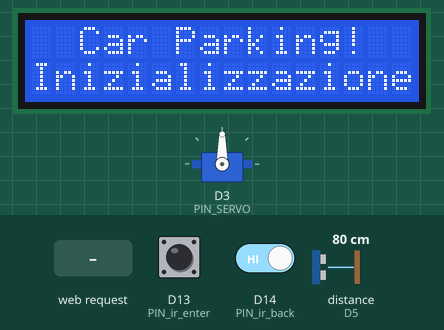
Recording of a sketch running on a simulated Arduino MKR. Shown: servo, 16×2 character LCD. Wiring (inferred from the names in the program): ultrasonic range finder: trigger D4; echo D5. The inputs (shaded band) are chosen by the test bench; at power-on: distance to the obstacle (sensor on D5) 80 cm, D14 (PIN_ir_back) HIGH, D13 (PIN_ir_enter) HIGH. The echo pulse lasts 58.3 µs per cm; WiFi joins after 1.5 s; servers stay silent unless stated; no MQTT or app messages arrive unless stated; what the sketch prints to the serial monitor is not drawn.

Above: at 7.8 s.
7.9 s: HTTP request GET /topic/car received
At 9.5 s:
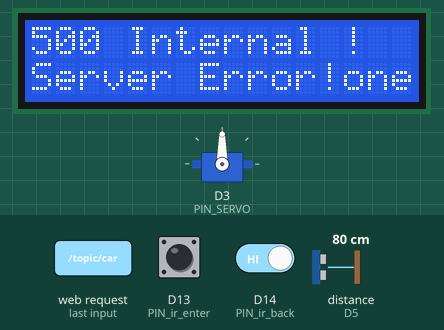
10.9 s: HTTP request GET /topic/car received
At 12.3 s:
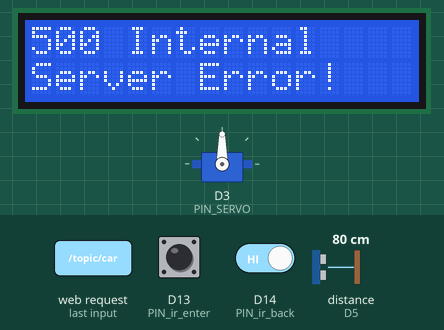
13.9 s: distance to the obstacle (sensor on D5) set to 2 cm
15.5 s: HTTP request GET /topic/car received
At 18.1 s:
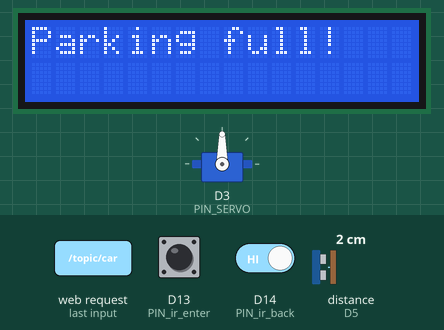
18.5 s: D14 (PIN_ir_back) driven LOW
21.5 s: D13 (PIN_ir_enter) pulsed LOW 5 times (0.12 s each, 0.3 s apart)
At 25.2 s:
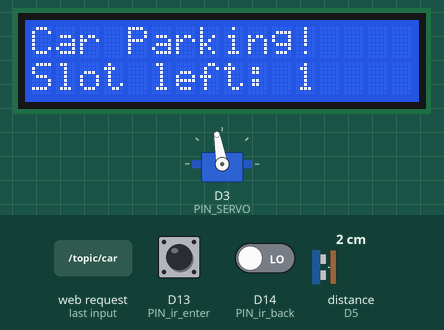
Timing chart, 0 to 25.5 s (numbered marks = the images above; inputs shaded):
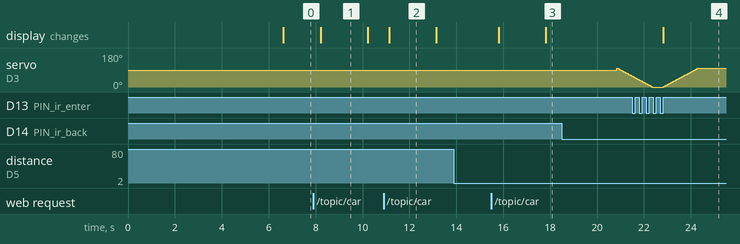

The sketch:

ProximaWebhook.ino
```cpp
#include <SPI.h>
#include <WiFi101.h>
#include <PubSubClient.h>
#include <LiquidCrystal.h>
#include <ArduinoJson.h>
#include <Servo.h>
#include "SR04.h"

#define PIN_SERVO 3
#define TRIG_PIN 4 //pin per sensore ultrasuono
#define ECHO_PIN 5 //pin per sensore ultrasuono
#define PIN_ir_enter 13 //sbarra ingresso
#define PIN_ir_back 14 //sbarra uscita

char ssid[] = "AngeloP";
char pass[] = "angelo123";
int keyIndex = 0;   // your network key Index number (needed only for WEP)
int status = WL_IDLE_STATUS;      //connection status
WiFiServer server(80);            //server socket
WiFiClient wifi;
PubSubClient clientMQTT(wifi);
IPAddress serverMQTT(192,168,43,137);  //192,168,43,137

SR04 sr04 = SR04(ECHO_PIN,TRIG_PIN);
long a;       //valore letto dal sensore ad ultrasuoni
int id=0,i;
int flag1=0,flag2=0;
int slot=-1;
boolean enableGate=false, flag3=false, mod=false;
unsigned long StartTime,CurrentTime,ElapsedTime;
Servo servo;
LiquidCrystal lcd(7, 8, 9, 10, 11, 12);

/* il client si connette alla Wi-Fi
 * client si connette al broker mqtt sulla porta 1883.
 * viene attivato un web_server su un determinato IP, sulla porta 80. */
void setup() {
  Serial.begin(9600);
  connect_WiFi();
  server.begin();
  printWifiStatus();

  pinMode(PIN_SERVO,OUTPUT);
  servo.attach(PIN_SERVO);
  clientMQTT.setServer(serverMQTT,1883);
  if(clientMQTT.connect("arduino1")){
    Serial.println("MQTT connected");
  }else{
    Serial.println("MQTT not connected");
    Serial.println(clientMQTT.state());
  }

  lcd.begin(16, 2);
  lcd.setCursor(2, 0);
  lcd.print("Car Parking!");
  lcd.setCursor(0, 1);
  lcd.print("Inizializzazione");
}

void loop() {
  WiFiClient client = server.available();
  delay(150);  // delay tra: connessione del client al server arduino e disponibilità del messaggio
  if (client) {
    gestioneRichiesta(client);
  }

  clientMQTT.loop();
  if (!clientMQTT.connected()) {
    reconnect();
  }

 a=sr04.Distance();
 if(a<=5 && !flag3)
  passaggio_auto();

 /* Apre la sbarra a seguito del passaggio sotto il 1° sensore del gate (in entrata).
  * flag1 viene settato a 1 per ricordare che un auto sta entrando nel parcheggio.
  * ir sensor sono sempre 1, 0 quando trovano l'ostacolo.  */
 if(digitalRead (PIN_ir_enter) == LOW && flag1==0 && enableGate== true){
  if(slot>0){
    flag1=1;
    if(flag2==0){
      servoMotoreOpen();
    }
  }else{
    Serial.println("Parking full");
  }
 }

 /* Apre la sbarra a seguito del passaggio sotto il 1° sensore del gate (in uscita).
  * flag2=1 per ricordare che un auto sta uscendo dal parcheggio.
  * flag1=0 per assicurarsi dell'assenza di un'auto in ingresso mentre si sta uscendo.
  * slot<=2 blocca il n° di auto in uscita dal parcheggio, rispettando la capienza. */
 if(digitalRead (PIN_ir_back) == LOW && flag2==0 && slot<=2 && slot>=0){
  flag2=1;
  if(flag1==0){
    servoMotoreOpen();
  }
 }

 /* Chiude la sbarra a seguito del passaggio sotto il 1° e 2° sensore del gate (in ingresso).
  * flag1=1 ricorda il passaggio dell'auto sotto il 1° sensore.
  * flag1 e flag2 sono posti a zero per permettere il successivo ingresso/uscita di un'auto.
  * slot viene decrementato a seguito dell'ingresso di un'auto nel parcheggio.
  * enableGate=false per evitare l'ingresso delle auto in assenza dell'evento di trigger.
  * flag3=false abilita l'evento di trigger. */
 if(flag1==1 && digitalRead(PIN_ir_back)==LOW){
   while(digitalRead(PIN_ir_back)==LOW){ //Serial.println("aspetto che oltrepassi il sensore");
   }
   flag1=0, flag2=0;
   servoMotoreClose();
   slot = slot-1;
   display();
   enableGate=false;
   flag3=false;
 }

 /* Chiude la sbarra a seguito del passaggio sotto il 1° e 2° sensore del gate (in uscita).
  * flag2=1 ricorda il passaggio dell'auto sotto il 2° sensore.
  * flag1 e flag2 sono posti a zero per permettere il successivo ingresso/uscita di un'auto.
  * slot viene incrementato a seguito dell'uscita di un'auto dal parcheggio.
  * client effettua il publish per segnalare all'AI_Emulator l'uscita di un'auto dal parcheggio.
  * mod=true rappresenta la modalità:'uscita di un'auto' e non serve il controllo di stato.*/
 if(flag2==1 && digitalRead(PIN_ir_enter)==LOW){
   while(digitalRead(PIN_ir_enter)==LOW){ //Serial.println("aspetto che oltrepassi il sensore");
    }
   mod=true;
   slot = slot+1;
   display();
   flag1=0, flag2=0;
   servoMotoreClose();
   id++;
   char out[128];

   StaticJsonDocument<256> message;
   message["id"] = id;
   message["mod"] = "esce";

   serializeJson(message, out);
   StartTime = millis();
   clientMQTT.publish("/topic/car",out);
   delay(4000); //per attendere elaborazione dell'AI
 }
}
//------------------------------------------------------------//---------------------------------------------------------//

/* Viene chiamata a seguito dell'evento di trigger.
 * client effettua il publish per segnalare all'AI_Emulator che un'auto vorrebbe entrare nel parcheggio.
 * flag3=true blocca il lancio di più eventi di trigger quando l'auto rimane davanti al sensore ultrasuoni.
 * mod=false rappresenta la modalità 'ingresso di un'auto', mod=true rappresenta 'uscita di un'auto'*/
void passaggio_auto(){
  Serial.println("Auto all'ingresso.");
  id++;
  char out[128];

  StaticJsonDocument<256> message;
  message["id"] = id;
  message["mod"] = "entra";

  serializeJson(message, out);
  StartTime = millis();
  clientMQTT.publish("/topic/car",out);

  flag3=true;
  mod=false;
}

void printWifiStatus() {
  // print the SSID of the network you're attached to:
  Serial.print("SSID: ");
  Serial.println(WiFi.SSID());

  // print your board's IP address:
  IPAddress ip = WiFi.localIP();
  Serial.print("IP Address: ");
  Serial.println(ip);

  Serial.print("To see this page in action, open a browser to http://");
  Serial.println(ip);
}

void connect_WiFi() {
  // attempt to connect to Wifi network:
  while (status != WL_CONNECTED) {
    Serial.print("Attempting to connect to SSID: ");
    Serial.println(ssid);
    // Connect to WPA/WPA2 network. Change this line if using open or WEP network:
    status = WiFi.begin(ssid, pass);

    // wait 5 seconds for connection:
    delay(5000);
    Serial.println("Connesso alla WiFi");
  }
}

/* Chiude la sbarra del gate.
 * Ad ogni iterazione la sbarra viene abbassata di un grado.*/
void servoMotoreClose(){
  for (i=1; i<=100; i++){
      servo.write(i);
      delay(15);
  }
}

/* Apre la sbarra del gate.
 * Ad ogni iterazione la sbarra viene alzata di un grado.*/
void servoMotoreOpen(){
  for (i=100; i>=0; i--){
      servo.write(i);
      delay(15);
  }
}

/* mostra la stampa delle informazioni sul display di arduino.*/
void display(){
  lcd.setCursor(0, 0);
  lcd.print("Car Parking!  ");
  lcd.setCursor(0, 1);
  lcd.print("Slot left: ");
  lcd.print(slot);
  lcd.print("    ");
}

/* clientMQTT si riconnette al broker mqtt quando viene persa la connessione.*/
void reconnect() {
  // Loop until we're reconnected
  while (!clientMQTT.connected()) {
    Serial.print("Attempting MQTT connection...");
    // Attempt to connect
    if (clientMQTT.connect("arduino1")) {
      Serial.println("connected");
    } else {
      Serial.print("failed, rc=");
      Serial.print(clientMQTT.state());
      Serial.println(" try again in 5 seconds");
      // Wait 5 seconds before retrying
      delay(5000);
    }
  }
}

/* Legge il msg di richiesta, estrae i posti_disp ed effettua il controllo di stato.
 * se la richiesta è andata a buon fine invia lo status 200 OK, altrimenti segnala l'errore.
 * mod abilita/disabilita il controllo di stato (se in uscita non serve).*/
// arduino diventa il server che legge i messaggi inviati dal subscriber
void gestioneRichiesta(WiFiClient client) {
  char c;
  Serial.println("new client");
  char res [10];
  int i=0;
  String response= String("");

  while (client.connected()) {
    if(client.available()){
      c = client.read();
      response +=c;
      //Serial.print(c);
      if(c == ']'){
       client.println("HTTP/1.1 201 Created");
       client.println();
       break;
      }
    }else{
      lcd.setCursor(0, 0);
      lcd.print("500 Internal ");
      lcd.setCursor(0, 1);
      lcd.print("Server Error!");
      client.println("HTTP/1.1 500 Internal Server Error");
      client.stop();
      flag3=false;
      delay(2000);
      display();
    }
  }
  client.stop();
  //Serial.print(response);
  String state= String("");
  for( i = 0; i< response.length();i++){
     if(response[i] == '[')
       for( int j = i ; response[j] != ']'; j++)
          state += response[j];
  }
  int posti_disponibili;
  if(id>9)
    posti_disponibili = atoi(&state[17]);
  else
    posti_disponibili = atoi(&state[16]);

  // Alla prima interazione gli slot vengono settati da AI_Emulator
  if(id==1) slot=posti_disponibili;
  display();

  CurrentTime = millis();
  ElapsedTime = CurrentTime - StartTime;  Serial.println(ElapsedTime);
  Serial.print("Posti disponibili=");
  Serial.println(posti_disponibili);
  Serial.println("client disconnected");
 if(!mod){
  if(posti_disponibili==slot){
    if(slot >0)
      enableGate=true;
    else {
      Serial.println("Parking full");
      lcd.setCursor(0, 0);
      lcd.print("Parking full!  ");
      lcd.setCursor(0, 1);
      lcd.print("            ");
      flag3=false;
      delay(3000); //per non far inviare tanti eventi quando il park è full
    }
  }else{
    Serial.print("ERRORE nel controllo di stato. I posti disponibili non corrispondono.");
    // invio del messaggio alla raspberry collegata al monitor della smart_city
  }
 }
}
```

SR04.cpp
```cpp
#include "SR04.h"

SR04::SR04(int echoPin, int triggerPin) {
    _echoPin = echoPin;
    _triggerPin = triggerPin;
    pinMode(_echoPin, INPUT);
    pinMode(_triggerPin, OUTPUT);
    _autoMode = false;
    _distance = 999;
}


long SR04::Distance() {
    long d = 0;
    _duration = 0;
    digitalWrite(_triggerPin, LOW);
    delayMicroseconds(2);
    digitalWrite(_triggerPin, HIGH);
    delayMicroseconds(10);
    digitalWrite(_triggerPin, LOW);
    delayMicroseconds(2);
    _duration = pulseIn(_echoPin, HIGH, PULSE_TIMEOUT);
    d = MicrosecondsToCentimeter(_duration);
    delay(25);
    return d;
}

long SR04::DistanceAvg(int wait, int count) {
    long min, max, avg, d;
    min = 999;
    max = 0;
    avg = d = 0;

    if (wait < 25) {
        wait = 25;
    }

    if (count < 1) {
        count = 1;
    }

    for (int x = 0; x < count + 2; x++) {
        d = Distance();

        if (d < min) {
            min = d;
        }

        if (d > max) {
            max = d;
        }

        avg += d;
    }

    // substract highest and lowest value
    avg -= (max + min);
    // calculate average
    avg /= count;
    return avg;
}

void SR04::Ping() {
    _distance = Distance();
}

long SR04::getDistance() {
    return _distance;
}

long SR04::MicrosecondsToCentimeter(long duration) {
    long d = (duration * 100) / 5882;
    //d = (d == 0)?999:d;
    return d;
}
```

SR04.h
```cpp
#ifndef SR04_H
#define SR04_H

#if defined(ARDUINO) && ARDUINO >= 100
	#include "Arduino.h"
#else
	#include "WProgram.h"
#endif
//#include "pins_arduino.h"

#include <inttypes.h>

#define PULSE_TIMEOUT 150000L	// 100ms
#define DEFAULT_DELAY 10
#define DEFAULT_PINGS 5
class SR04 {
public:

	/**
	* Constructor
	* Ultrasonic sensor SR04, four connections pins
	* VCC, ECHO, TRIGGER, GND
	* <br>
	* \param echoPin digital INPUT-Pin for measuring distance
	* \param triggerPin if 10us high a trigger signal is generated from
	*					SR04
	*
	* \return void
	*/
	SR04(int echoPin, int triggerPin);

	/**
	* Do a measurment for this sensor. Return distance as long
	* in centimenter
	* \return long distance in centimeter
	*/
	long Distance();

	/**
	* Do count measurents and calculate the average.
	* To avoid defilement from ow/high peaks, min/max values
	* are substracted from the average
	*
	* \param wait delay between measurements, default = DEFAULT_DELAY/ms
	* \param count number of measurements, default DEFAULT_PINGS
	* \return long distance in centimeter
	**/
	long DistanceAvg(int wait=DEFAULT_DELAY, int count=DEFAULT_PINGS);

	/**
	* Do only a ping. Get result with methode getDistance()
	*
	* \param keine
	*/
	void Ping() ;

	/**
	* return latest distance. Methode Ping() should be called before
	* \param keine
	* \return Distanz in Zentimeter
	*/
	long getDistance();


private:
	/**
	* Do the measurement calculation and return result in centimeter
	* SR04 measure echo time to obstacle and return way.
	* <br>
	* Sound travels with 340m/sec
	* <br>
	* Example: Obstace 100cm away from SR04. Measure time is 100cm to
	* obstacle and 100cm return = 200cm
	* <br>
	* 1sec = 1000ms = 1.000.000uS
	* 1.000.000 / 340 = Distance in microseconds for 100cm
	* 2941uS fuer 100cm = 5882 uS fuer 200cm
	*
	* duration / 5882 * 100 = distance in cm
	*/
	long MicrosecondsToCentimeter(long duration);

	long _currentDistance;
	int _echoPin, _triggerPin;
	long _duration, _distance;
	bool _autoMode;
};
#endif
```

Measured:
- after the input at 7.9 s, the display: changes after 0.32 s (image 1)
- after the input at 10.9 s, the display: changes after 0.24 s (image 2)
- after the input at 13.9 s, every drawn part: stays the same
- after the input at 15.5 s, the display: first changes after 0.31 s (image 3 shows a later state)
- after the input at 21.5 s, the display: changes after 1.3 s (image 4)
- what the display in image 1 shows lasts 2.0 s, from 8.2 s to 10.2 s
